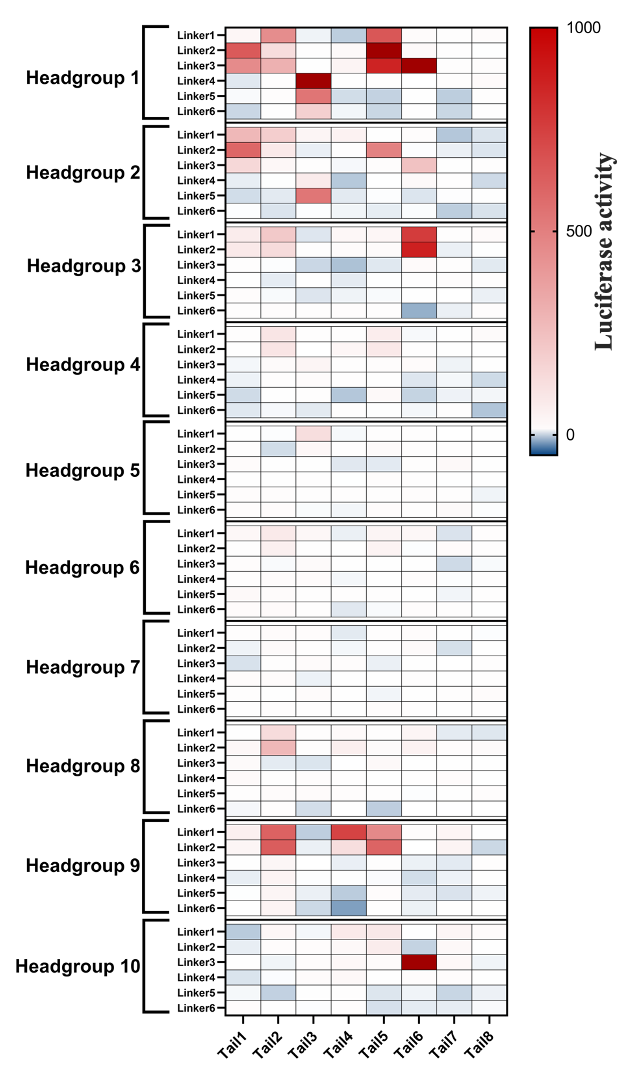
#> input picture chemprop-master/Data/Multitask_data/All_datasets/IR_BL_AG_4CR/Raw data/384 screen image/3cr_sting_screen.png, 633 x 1075 px
$ python Extract_3cr_sting_screen_from_heatmap.py
#> lines starting #> are read from the running program, lines starting #| are printed output that depends on the picture
from PIL import Image
import numpy as np
import pandas as pd

image = Image.open('3cr_sting_screen.png')
#> image is the input picture: PIL image 633x1075 RGBA; mean R, G, B, A 225.5, 222, 222.8, 247.1
pix = image.load()
# print(image.size)
# print(pix[64,64])

key_x = 543
key_top = 29
key_bot = 435
value_top = 1000
value_bot = 0.0

color_to_lum_dict = {}
for y in range(key_top, key_bot):
	scale = 1.0 - (y-key_top)/(key_bot-key_top)
	# print(scale)
	lum_value = value_bot + (value_top-value_bot)*scale
	color_to_lum_dict[pix[key_x,y]] = lum_value
	# print(lum_value)


# print(color_to_lum_dict[(251,5,10,255)])
hmp_colors = [pix[key_x,y] for y in range(key_top, key_bot)]
#> hmp_colors = 406 items, first 6: (201, 1, 1, 255), (198, 2, 2, 255), (199, 2, 2, 255), (199, 3, 3, 255), (199, 4, 4, 255), (199, 5, 5, 255)

def value_from_color(color, ctol_dict):
	min_dist = -1
	min_key = None
	for k in ctol_dict.keys():
		dist = np.linalg.norm(np.array(color[:3]) - np.array(k[:3]))
		if min_dist < -0.5 or dist<min_dist:
			min_key = k
			min_dist = dist
	return ctol_dict[min_key]


def get_matrix_data(start_pixel, length, height, values_wide, values_high):
	to_return = [[0 for v in range(values_wide)] for v in range(values_high)]
	end_pixel = [start_pixel[0]+length, start_pixel[1]+height]
	# print(end_pixel)
	width_per_point = float(end_pixel[0]-start_pixel[0])/values_wide
	height_per_point = float(end_pixel[1] - start_pixel[1])/values_high
	# print(width_per_point)
	# print(height_per_point)
	for down in range(values_high):
		for right in range(values_wide):
			color_x = start_pixel[0]+width_per_point*(right+0.5)
			color_y = start_pixel[1]+height_per_point*(down+0.5)
			# print(color_x,', ', color_y)
			color = pix[color_x, color_y]
			for i in range(-2,2):
				for j in range(-2,2):
					pix[color_x+i, color_y+j] = (0,0,0,255)
			to_return[down][right] = np.log10(value_from_color(color, color_to_lum_dict))
	return to_return

submatrix_length = 506-226
submatrix_height = 119-28
submatrix_intervals = 127.5-28


all_vals = []
for i in range(10):
	vals = get_matrix_data([226,28+i*submatrix_intervals], submatrix_length, submatrix_height, 8,6)
	all_vals = all_vals + vals


# all_vals = get_matrix_data([226,28], submatrix_length, submatrix_height, 25,8)

# vals = get_matrix_data([51,51],submatrix_length, submatrix_height,12,4)
image.save('3cr_screen_image_with_dots.png',format = 'png')
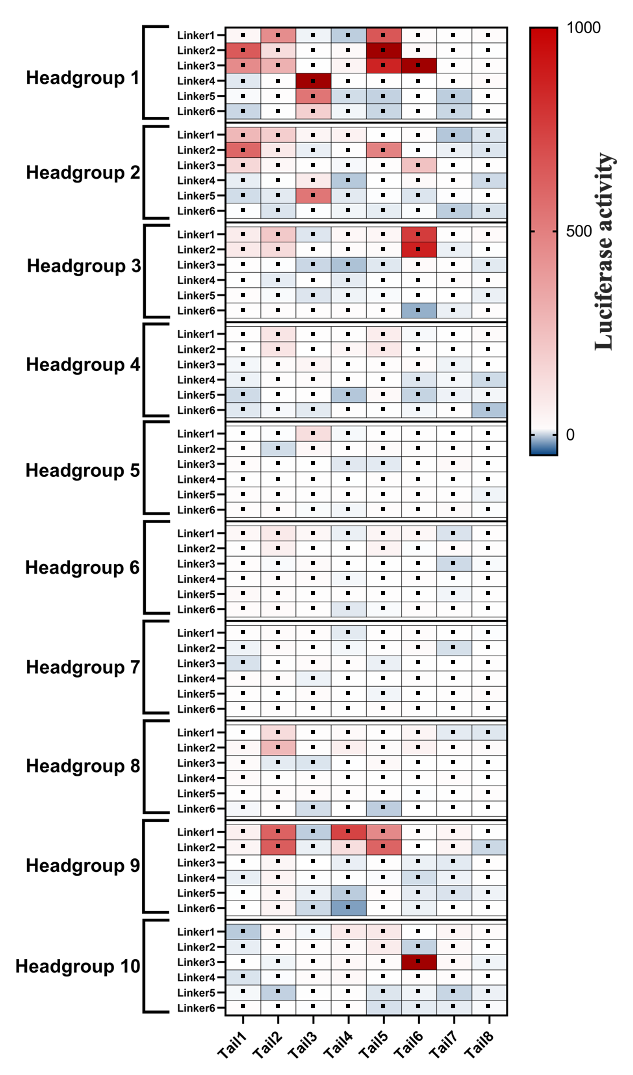
#> saved as 3cr_screen_image_with_dots.png: PIL image 633x1075 RGBA; mean R, G, B, A 222.8, 219.4, 220.1, 247.1; transparent parts drawn white
# [4 lines of commented-out code are left out]
df = pd.DataFrame(all_vals)
df.to_csv('3cr_screen_lum_values.csv')
